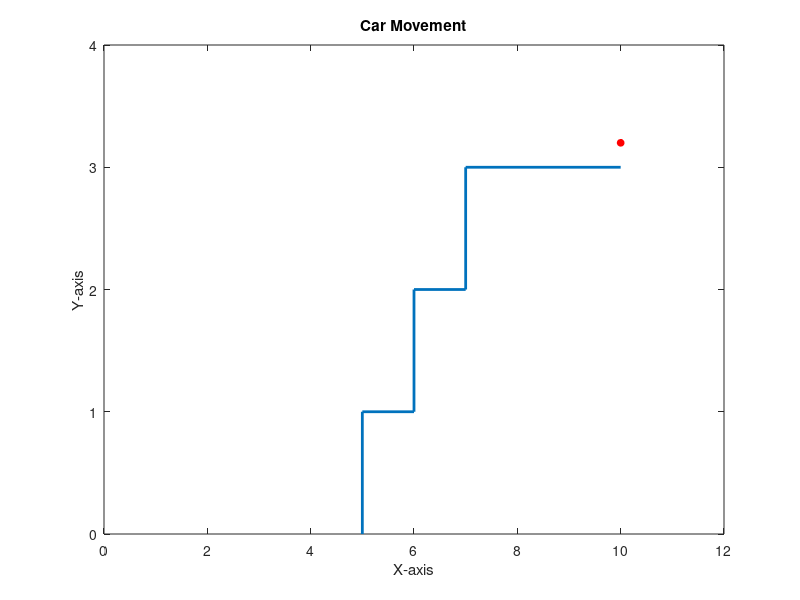

This chart was generated by the following MATLAB code: (Note: this script raises an error after producing the figure.)
% This script plots the car movement (x,y) based on the simulation results,
% at the same graph with the obstacle

% Author: Tzouvaras Evangelos

% Define X and Y coordinates of the obstacle points
X_obstacle = [5, 5, 6, 6, 7, 7, 10];
Y_obstacle = [0, 1, 1, 2, 2, 3, 3];
figure;

% Plot the obstacle
plot(X_obstacle, Y_obstacle, 'LineWidth', 2);

% Set axis labels and title and axis limits
xlabel('X-axis');   
ylabel('Y-axis');
title('Car Movement');
xlim([0, 12]);
ylim([0, 4]);

hold on;

% Desired point coordinates
X_des = 10;
Y_des = 3.2;

% Plot the Desired Position point
plot(X_des, Y_des, 'ro', 'MarkerFaceColor', 'r', 'MarkerSize', 5);

% Plot the (X-Y) car route
plot(out.X.Data, out.Y.Data);


